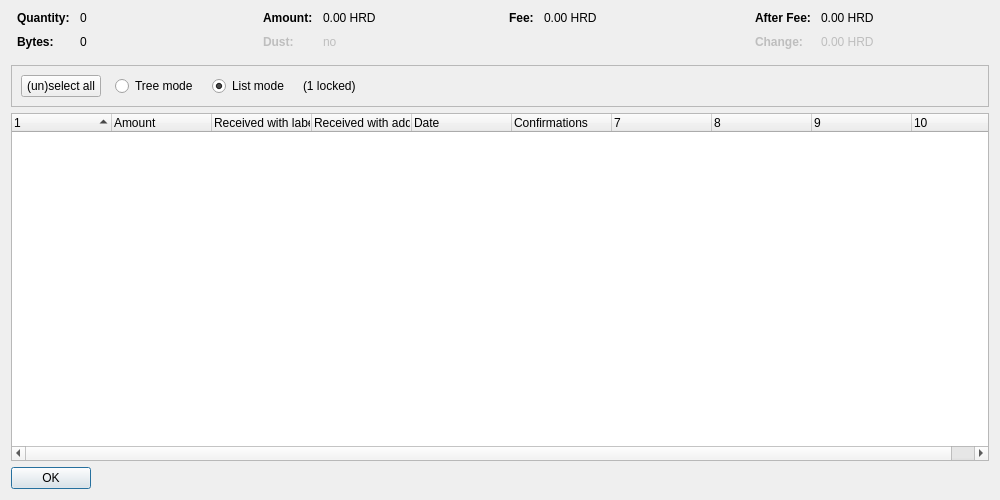
<?xml version="1.0" encoding="UTF-8"?>
<ui version="4.0">
 <class>CoinControlDialog</class>
 <widget class="QDialog" name="CoinControlDialog">
  <property name="geometry">
   <rect>
    <x>0</x>
    <y>0</y>
    <width>1000</width>
    <height>500</height>
   </rect>
  </property>
  <property name="windowTitle">
   <string>Coin Selection</string>
  </property>
  <layout class="QVBoxLayout" name="verticalLayout">
   <item>
    <layout class="QHBoxLayout" name="horizontalLayoutTop" stretch="0,0,0,0">
     <property name="topMargin">
      <number>0</number>
     </property>
     <property name="bottomMargin">
      <number>10</number>
     </property>
     <item>
      <layout class="QFormLayout" name="formLayoutCoinControl1">
       <property name="horizontalSpacing">
        <number>10</number>
       </property>
       <property name="verticalSpacing">
        <number>10</number>
       </property>
       <property name="leftMargin">
        <number>6</number>
       </property>
       <property name="rightMargin">
        <number>6</number>
       </property>
       <item row="0" column="0">
        <widget class="QLabel" name="labelCoinControlQuantityText">
         <property name="font">
          <font>
           <weight>75</weight>
           <bold>true</bold>
          </font>
         </property>
         <property name="text">
          <string>Quantity:</string>
         </property>
        </widget>
       </item>
       <item row="0" column="1">
        <widget class="QLabel" name="labelCoinControlQuantity">
         <property name="cursor">
          <cursorShape>IBeamCursor</cursorShape>
         </property>
         <property name="contextMenuPolicy">
          <enum>Qt::ActionsContextMenu</enum>
         </property>
         <property name="text">
          <string notr="true">0</string>
         </property>
         <property name="textInteractionFlags">
          <set>Qt::LinksAccessibleByMouse|Qt::TextSelectableByKeyboard|Qt::TextSelectableByMouse</set>
         </property>
        </widget>
       </item>
       <item row="1" column="0">
        <widget class="QLabel" name="labelCoinControlBytesText">
         <property name="font">
          <font>
           <weight>75</weight>
           <bold>true</bold>
          </font>
         </property>
         <property name="text">
          <string>Bytes:</string>
         </property>
        </widget>
       </item>
       <item row="1" column="1">
        <widget class="QLabel" name="labelCoinControlBytes">
         <property name="cursor">
          <cursorShape>IBeamCursor</cursorShape>
         </property>
         <property name="contextMenuPolicy">
          <enum>Qt::ActionsContextMenu</enum>
         </property>
         <property name="text">
          <string notr="true">0</string>
         </property>
         <property name="textInteractionFlags">
          <set>Qt::LinksAccessibleByMouse|Qt::TextSelectableByKeyboard|Qt::TextSelectableByMouse</set>
         </property>
        </widget>
       </item>
      </layout>
     </item>
     <item>
      <layout class="QFormLayout" name="formLayoutCoinControl2">
       <property name="horizontalSpacing">
        <number>10</number>
       </property>
       <property name="verticalSpacing">
        <number>10</number>
       </property>
       <property name="leftMargin">
        <number>6</number>
       </property>
       <property name="rightMargin">
        <number>6</number>
       </property>
       <item row="0" column="0">
        <widget class="QLabel" name="labelCoinControlAmountText">
         <property name="font">
          <font>
           <weight>75</weight>
           <bold>true</bold>
          </font>
         </property>
         <property name="text">
          <string>Amount:</string>
         </property>
        </widget>
       </item>
       <item row="0" column="1">
        <widget class="QLabel" name="labelCoinControlAmount">
         <property name="cursor">
          <cursorShape>IBeamCursor</cursorShape>
         </property>
         <property name="contextMenuPolicy">
          <enum>Qt::ActionsContextMenu</enum>
         </property>
         <property name="text">
          <string notr="true">0.00 HRD</string>
         </property>
         <property name="textInteractionFlags">
          <set>Qt::LinksAccessibleByMouse|Qt::TextSelectableByKeyboard|Qt::TextSelectableByMouse</set>
         </property>
        </widget>
       </item>
       <item row="1" column="0">
        <widget class="QLabel" name="labelCoinControlLowOutputText">
         <property name="enabled">
          <bool>false</bool>
         </property>
         <property name="font">
          <font>
           <weight>75</weight>
           <bold>true</bold>
          </font>
         </property>
         <property name="text">
          <string>Dust:</string>
         </property>
        </widget>
       </item>
       <item row="1" column="1">
        <widget class="QLabel" name="labelCoinControlLowOutput">
         <property name="enabled">
          <bool>false</bool>
         </property>
         <property name="cursor">
          <cursorShape>IBeamCursor</cursorShape>
         </property>
         <property name="contextMenuPolicy">
          <enum>Qt::ActionsContextMenu</enum>
         </property>
         <property name="text">
          <string notr="true">no</string>
         </property>
         <property name="textInteractionFlags">
          <set>Qt::LinksAccessibleByMouse|Qt::TextSelectableByKeyboard|Qt::TextSelectableByMouse</set>
         </property>
        </widget>
       </item>
      </layout>
     </item>
     <item>
      <layout class="QFormLayout" name="formLayoutCoinControl3">
       <property name="horizontalSpacing">
        <number>10</number>
       </property>
       <property name="verticalSpacing">
        <number>10</number>
       </property>
       <property name="leftMargin">
        <number>6</number>
       </property>
       <property name="rightMargin">
        <number>6</number>
       </property>
       <item row="0" column="0">
        <widget class="QLabel" name="labelCoinControlFeeText">
         <property name="font">
          <font>
           <weight>75</weight>
           <bold>true</bold>
          </font>
         </property>
         <property name="text">
          <string>Fee:</string>
         </property>
        </widget>
       </item>
       <item row="0" column="1">
        <widget class="QLabel" name="labelCoinControlFee">
         <property name="cursor">
          <cursorShape>IBeamCursor</cursorShape>
         </property>
         <property name="contextMenuPolicy">
          <enum>Qt::ActionsContextMenu</enum>
         </property>
         <property name="text">
          <string notr="true">0.00 HRD</string>
         </property>
         <property name="textInteractionFlags">
          <set>Qt::LinksAccessibleByMouse|Qt::TextSelectableByKeyboard|Qt::TextSelectableByMouse</set>
         </property>
        </widget>
       </item>
      </layout>
     </item>
     <item>
      <layout class="QFormLayout" name="formLayoutCoinControl4">
       <property name="horizontalSpacing">
        <number>10</number>
       </property>
       <property name="verticalSpacing">
        <number>10</number>
       </property>
       <property name="leftMargin">
        <number>6</number>
       </property>
       <property name="rightMargin">
        <number>6</number>
       </property>
       <item row="0" column="0">
        <widget class="QLabel" name="labelCoinControlAfterFeeText">
         <property name="font">
          <font>
           <weight>75</weight>
           <bold>true</bold>
          </font>
         </property>
         <property name="text">
          <string>After Fee:</string>
         </property>
        </widget>
       </item>
       <item row="0" column="1">
        <widget class="QLabel" name="labelCoinControlAfterFee">
         <property name="cursor">
          <cursorShape>IBeamCursor</cursorShape>
         </property>
         <property name="contextMenuPolicy">
          <enum>Qt::ActionsContextMenu</enum>
         </property>
         <property name="text">
          <string notr="true">0.00 HRD</string>
         </property>
         <property name="textInteractionFlags">
          <set>Qt::LinksAccessibleByMouse|Qt::TextSelectableByKeyboard|Qt::TextSelectableByMouse</set>
         </property>
        </widget>
       </item>
       <item row="1" column="0">
        <widget class="QLabel" name="labelCoinControlChangeText">
         <property name="enabled">
          <bool>false</bool>
         </property>
         <property name="font">
          <font>
           <weight>75</weight>
           <bold>true</bold>
          </font>
         </property>
         <property name="text">
          <string>Change:</string>
         </property>
        </widget>
       </item>
       <item row="1" column="1">
        <widget class="QLabel" name="labelCoinControlChange">
         <property name="enabled">
          <bool>false</bool>
         </property>
         <property name="cursor">
          <cursorShape>IBeamCursor</cursorShape>
         </property>
         <property name="contextMenuPolicy">
          <enum>Qt::ActionsContextMenu</enum>
         </property>
         <property name="text">
          <string notr="true">0.00 HRD</string>
         </property>
         <property name="textInteractionFlags">
          <set>Qt::LinksAccessibleByMouse|Qt::TextSelectableByKeyboard|Qt::TextSelectableByMouse</set>
         </property>
        </widget>
       </item>
      </layout>
     </item>
    </layout>
   </item>
   <item>
    <widget class="QFrame" name="frame">
     <property name="minimumSize">
      <size>
       <width>0</width>
       <height>40</height>
      </size>
     </property>
     <property name="frameShape">
      <enum>QFrame::StyledPanel</enum>
     </property>
     <property name="frameShadow">
      <enum>QFrame::Sunken</enum>
     </property>
     <layout class="QHBoxLayout" name="horizontalLayout">
      <item>
       <layout class="QHBoxLayout" name="horizontalLayoutPanel" stretch="0,0,0,0,0">
        <property name="spacing">
         <number>14</number>
        </property>
        <item>
         <widget class="QPushButton" name="pushButtonSelectAll">
          <property name="sizePolicy">
           <sizepolicy hsizetype="Maximum" vsizetype="Fixed">
            <horstretch>0</horstretch>
            <verstretch>0</verstretch>
           </sizepolicy>
          </property>
          <property name="text">
           <string>(un)select all</string>
          </property>
          <property name="autoDefault">
           <bool>false</bool>
          </property>
         </widget>
        </item>
        <item>
         <widget class="QRadioButton" name="radioTreeMode">
          <property name="sizePolicy">
           <sizepolicy hsizetype="Maximum" vsizetype="Fixed">
            <horstretch>0</horstretch>
            <verstretch>0</verstretch>
           </sizepolicy>
          </property>
          <property name="text">
           <string>Tree mode</string>
          </property>
         </widget>
        </item>
        <item>
         <widget class="QRadioButton" name="radioListMode">
          <property name="sizePolicy">
           <sizepolicy hsizetype="Maximum" vsizetype="Fixed">
            <horstretch>0</horstretch>
            <verstretch>0</verstretch>
           </sizepolicy>
          </property>
          <property name="text">
           <string>List mode</string>
          </property>
          <property name="checked">
           <bool>true</bool>
          </property>
         </widget>
        </item>
        <item>
         <widget class="QLabel" name="labelLocked">
          <property name="text">
           <string notr="true">(1 locked)</string>
          </property>
         </widget>
        </item>
        <item>
         <spacer name="horizontalSpacer">
          <property name="orientation">
           <enum>Qt::Horizontal</enum>
          </property>
          <property name="sizeHint" stdset="0">
           <size>
            <width>40</width>
            <height>20</height>
           </size>
          </property>
         </spacer>
        </item>
       </layout>
      </item>
     </layout>
    </widget>
   </item>
   <item>
    <widget class="CoinControlTreeWidget" name="treeWidget">
     <property name="contextMenuPolicy">
      <enum>Qt::CustomContextMenu</enum>
     </property>
     <property name="sortingEnabled">
      <bool>false</bool>
     </property>
     <property name="columnCount">
      <number>10</number>
     </property>
     <attribute name="headerShowSortIndicator" stdset="0">
      <bool>true</bool>
     </attribute>
     <attribute name="headerStretchLastSection">
      <bool>false</bool>
     </attribute>
     <column>
      <property name="text">
       <string/>
      </property>
     </column>
     <column>
      <property name="text">
       <string>Amount</string>
      </property>
     </column>
     <column>
      <property name="text">
       <string>Received with label</string>
      </property>
     </column>
     <column>
      <property name="text">
       <string>Received with address</string>
      </property>
     </column>
     <column>
      <property name="text">
       <string>Date</string>
      </property>
     </column>
     <column>
      <property name="text">
       <string>Confirmations</string>
      </property>
      <property name="toolTip">
       <string>Confirmed</string>
      </property>
     </column>
     <column>
      <property name="text">
       <string/>
      </property>
     </column>
     <column>
      <property name="text">
       <string/>
      </property>
     </column>
     <column>
      <property name="text">
       <string/>
      </property>
     </column>
     <column>
      <property name="text">
       <string/>
      </property>
     </column>
    </widget>
   </item>
   <item>
    <widget class="QDialogButtonBox" name="buttonBox">
     <property name="sizePolicy">
      <sizepolicy hsizetype="Maximum" vsizetype="Fixed">
       <horstretch>0</horstretch>
       <verstretch>0</verstretch>
      </sizepolicy>
     </property>
     <property name="orientation">
      <enum>Qt::Horizontal</enum>
     </property>
     <property name="standardButtons">
      <set>QDialogButtonBox::Ok</set>
     </property>
    </widget>
   </item>
  </layout>
 </widget>
 <customwidgets>
  <customwidget>
   <class>CoinControlTreeWidget</class>
   <extends>QTreeWidget</extends>
   <header>qt/coincontroltreewidget.h</header>
  </customwidget>
 </customwidgets>
 <resources/>
 <connections/>
</ui>
